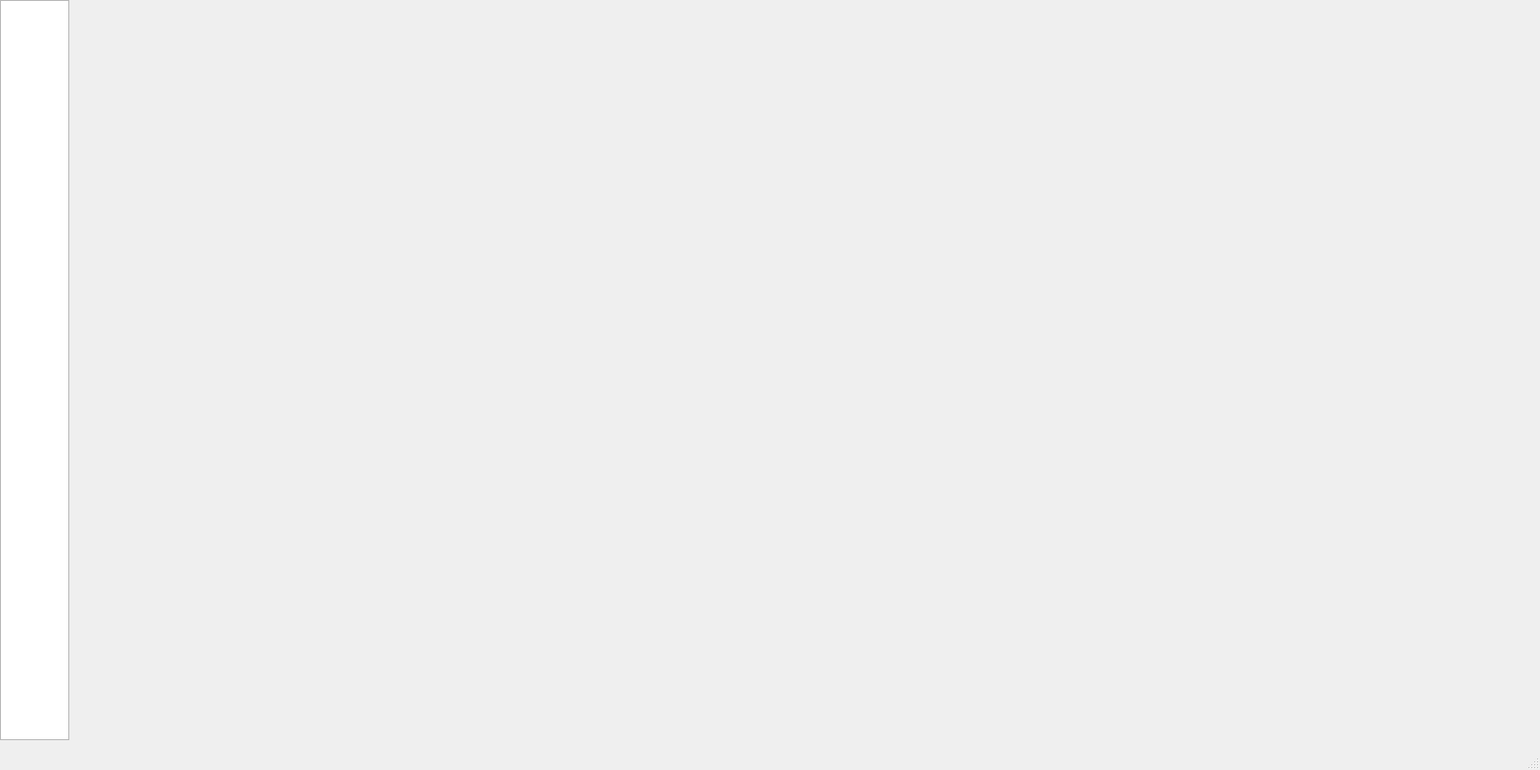
<?xml version="1.0" encoding="UTF-8"?>
<ui version="4.0">
 <class>MainWindow</class>
 <widget class="QMainWindow" name="MainWindow">
  <property name="geometry">
   <rect>
    <x>0</x>
    <y>0</y>
    <width>1600</width>
    <height>800</height>
   </rect>
  </property>
  <property name="windowTitle">
   <string>Trayce</string>
  </property>
  <widget class="QWidget" name="centralWidget">
   <layout class="QHBoxLayout" name="horizontalLayout">
    <property name="spacing">
     <number>0</number>
    </property>
    <property name="leftMargin">
     <number>0</number>
    </property>
    <property name="topMargin">
     <number>0</number>
    </property>
    <property name="rightMargin">
     <number>0</number>
    </property>
    <property name="bottomMargin">
     <number>9</number>
    </property>
    <item>
     <widget class="Sidebar" name="sideBar">
      <property name="sizePolicy">
       <sizepolicy hsizetype="Preferred" vsizetype="Expanding">
        <horstretch>0</horstretch>
        <verstretch>0</verstretch>
       </sizepolicy>
      </property>
      <property name="minimumSize">
       <size>
        <width>72</width>
        <height>0</height>
       </size>
      </property>
      <property name="maximumSize">
       <size>
        <width>72</width>
        <height>16777215</height>
       </size>
      </property>
      <property name="cursor" stdset="0">
       <cursorShape>ArrowCursor</cursorShape>
      </property>
     </widget>
    </item>
    <item>
     <widget class="QStackedWidget" name="stackedWidget"/>
    </item>
   </layout>
  </widget>
  <widget class="QMenuBar" name="menuBar">
   <property name="geometry">
    <rect>
     <x>0</x>
     <y>0</y>
     <width>1600</width>
     <height>22</height>
    </rect>
   </property>
   <property name="bottomMargin" stdset="0">
    <number>0</number>
   </property>
  </widget>
  <widget class="QStatusBar" name="statusBar"/>
 </widget>
 <layoutdefault spacing="6" margin="11"/>
 <customwidgets>
  <customwidget>
   <class>Sidebar</class>
   <extends>QListWidget</extends>
   <header>sidebar.h</header>
   <container>1</container>
  </customwidget>
 </customwidgets>
 <resources/>
 <connections/>
</ui>
